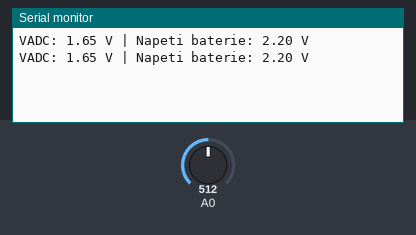
A sketch run on a simulated Arduino Uno, built with avr-gcc and run on an emulated ATmega328P. Parts: the last lines printed to the serial monitor. Inputs (shaded band) come from the test bench; at power-on: A0 = 512.

Above: at 1.8 s.
1.9 s: A0 set to 716
At 2.8 s:
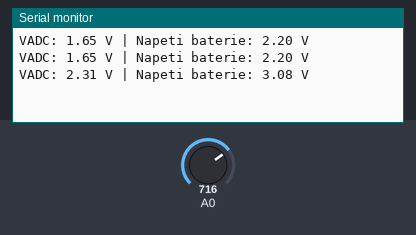
3.4 s: A0 set to 900
At 4.6 s:
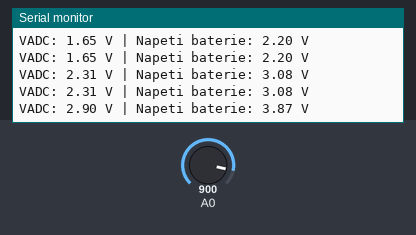
Timing chart, 0 to 6.4 s (numbered marks = the images above; inputs shaded):
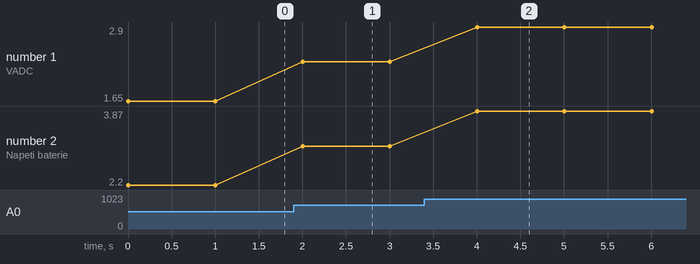

The sketch:

teplomer_test.ino
```cpp
const float referenceVoltage = 3.3;   // nebo 5.0, podle toho, co přivádíš na AREF
const float voltageDividerRatio = 72.0 / (24.0 + 72.0);

void setup() {
  Serial.begin(9600);
  //analogReference(EXTERNAL); // používáme externí referenci na pinu AREF
}

void loop() {
  int raw = analogRead(PC0); // nebo A0

  float voltageADC = (raw / 1023.0) * referenceVoltage;
  float batteryVoltage = voltageADC / voltageDividerRatio;

  Serial.print("VADC: ");
  Serial.print(voltageADC, 2);
  Serial.print(" V | Napeti baterie: ");
  Serial.print(batteryVoltage, 2);
  Serial.println(" V");

  delay(1000);
}
```

Measured:
- after the input at 1.9 s, the serial monitor: prints a new line after 0.10 s (image 1)
- after the input at 3.4 s, the serial monitor: prints a new line after 0.60 s (image 2)
- plotted number 1: 1.65 → 2.31 after the input at 1.9 s, 2.31 → 2.9 after the input at 3.4 s
- plotted number 2: 2.2 → 3.08 after the input at 1.9 s, 3.08 → 3.87 after the input at 3.4 s
